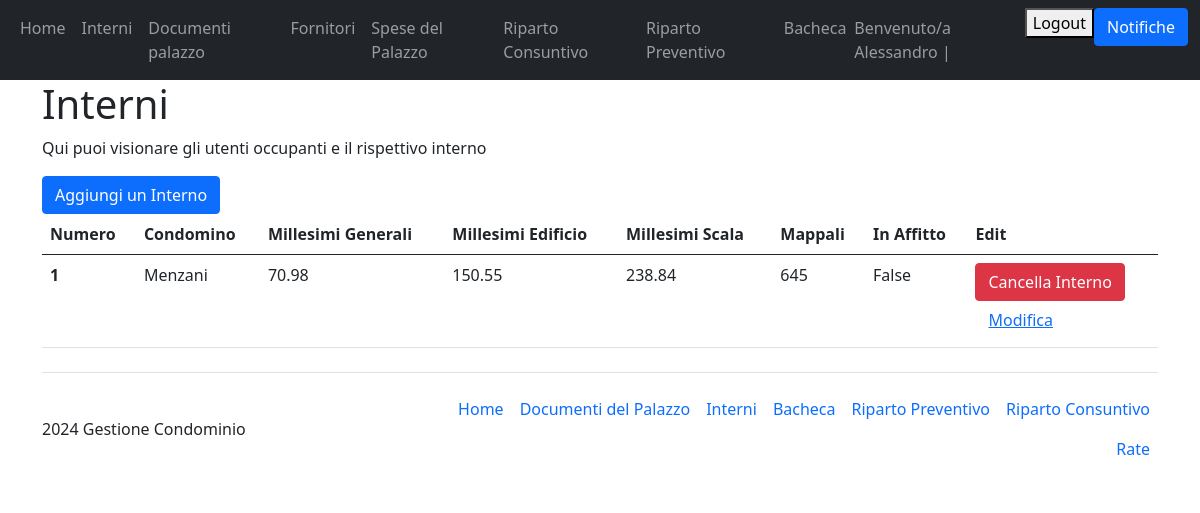
The app's page /interni (signed in) with its own data.
### Condominio/models.py (models this page shows, shortened)
class Interno(models.Model):
    condomino = models.ForeignKey(User, on_delete=models.PROTECT)
    palazzina = models.ForeignKey(Condominio, on_delete=models.PROTECT, default="Salgari")
    numero_interno = models.CharField(verbose_name="Numero Interno", max_length=50, primary_key=True)
    millesimi_generali = models.FloatField(verbose_name="Millesimi generali")
    millesimi_scala = models.FloatField(verbose_name="Millesimi Scala")
    millesimi_edificio=models.FloatField(verbose_name="Millesimi Edificio")
    in_affitto = models.BooleanField(verbose_name="In affitto")
    mappali = models.CharField(verbose_name="Mappali", max_length=100)
    class Meta:
        ordering = ["numero_interno"]
        verbose_name_plural = "Interni"

### Condominio/views.py (the view)
# urls.py: path('interni', views.interno, name="interni"),
@login_required(login_url="/login")
def interno(request):
    interni=Interno.objects.all()
    if request.method == "POST":
        interno_id = request.POST.get("interno-id")
        print(interno_id)
        interno=Interno.objects.filter(id=interno_id).first()
        if interno and (request.user.has_perm("main.delete_interno")):
            interno.delete()
    return render(request, 'Condominio_main/interni.html', {"interni":interni})

### Condominio/templates/Condominio_main/interni.html (shortened to what this page needs)
{% extends 'Condominio_main/base.html' %}
{% block content %}
<h1>Interni</h1>
<p>Qui puoi visionare gli utenti occupanti e il rispettivo interno</p>
<a class="btn btn-primary" href="/create_interno" role="button">Aggiungi un Interno</a>
<table class="table">
     <thead>
       <tr>
         <th scope="col">Numero</th>
         <th scope="col">Condomino</th>
         <th scope="col">Millesimi Generali</th>
         <th scope="col">Millesimi Edificio</th>
         <th scope="col">Millesimi Scala</th>
         <th scope="col">Mappali</th>
         <th scope="col">In Affitto</th>
         <th scope="col">Edit</th>
       </tr>
     </thead>
     <tbody>
         {% for interno in interni %}
         <tr>
             <th scope="row">{{interno.numero_interno}}</th>
             <td>{{interno.condomino.last_name}}</td>
             <td>{{interno.millesimi_generali}}</td>
             <td>{{interno.millesimi_edificio}}</td>
             <td>{{interno.millesimi_scala}}</td>
             <td>{{interno.mappali}}</td>
             <td>{{interno.in_affitto}}</td>
             <td>
                 {% if user == interno.author or perms.main.delete_interno %}
                 <form method="post">
                        <a href="{% url 'cancella_interno' pk=interno.pk %}" class="btn btn-danger">Cancella Interno</a>
                 </form>
                 <form method="post">
                        <a href="{% url 'edit_interno' pk=interno.pk %}" class="btn btn-link">Modifica</a>
                 </form>
                 {% endif %}
             </td>
         </tr>
         {% endfor %}
     </tbody>
 </table>
{% endblock %}

### Condominio/templates/Condominio_main/base.html (shortened to what this page needs)
<!DOCTYPE html>
<html lang="en">
<head>
    <link href="https://cdn.jsdelivr.net/npm/bootstrap@5.0.2/dist/css/bootstrap.min.css" rel="stylesheet">
    <link rel="stylesheet" href="https://cdn.jsdelivr.net/npm/bootstrap-icons@1.11.3/font/bootstrap-icons.min.css">
    {% load notifications_tags %}
</head>
<body>
    <nav class="navbar navbar-expand-lg navbar-dark bg-dark">
        <div class="container-fluid">
            <div>
                <ul class="navbar-nav">
                    <li class="nav-item">
                        <a class="nav-link" href="/home">Home</a>
                    </li>
                    {% if user.is_authenticated and  user.is_staff %}
                    <li class="nav-item">
                        <a class="nav-link" href="/interni">Interni</a>
                    </li>
                    {% endif %}
                    <li class="nav-item">
                        <a class="nav-link" href="/documenti_palazzo">Documenti palazzo</a>
                    </li>
                    {% if user.is_staff %}
                    <li class="nav-item">
                        <a class="nav-link" href="/fornitori">Fornitori</a>
                    </li>
                    {% endif %}
                    <li class="nav-item">
                        <a class="nav-link" href="/spesa">Spese del Palazzo</a>
                    </li>
                    <li class="nav-item">
                        <a class="nav-link" href="/riparto_consuntivo">Riparto Consuntivo</a>
                    </li>
                    <li class="nav-item">
                        <a class="nav-link" href="/riparto_preventivo">Riparto Preventivo</a>
                    </li>
                    <li class="nav-item">
                        <a class="nav-link" href="/bacheca">Bacheca</a>
                    </li>
                </ul>
            </div>
            <div>
                <ul class="navbar-nav">
                    {% if user.is_authenticated %}
                    {% if user.is_staff %}
                    <span class="navbar-text">Benvenuto/a {{user.first_name}} | </span>
                    {% else %}
                    <span class="navbar-text">Benvenuto/a <a href="{% url 'profilo' %}">{{user.first_name}}</a> | </span>
                    {% endif %}
                    <li class="nav-item">
                        <form action="{% url 'logout' %}" method="post">
                            <button type="submit">Logout</button>
                        </form>
                    </li>
                    <li class="nav-item">
                        <button class="btn btn-primary" type="button" data-bs-toggle="offcanvas" data-bs-target="#offcanvasRight" aria-controls="offcanvasRight">Notifiche</button>
                    </li>
                    {% else %}
                    <li class="nav-item">
                        <a class="nav-link" href="/login">Login</a>
                    </li>
                    {% endif %}
                </ul>
            </div>
        </div>
    </nav>
    <div class="container">
        {% block content %}
        {% endblock  %}
    </div>
    {% if user.is_authenticated and user.is_staff %}
    <div class="container" style="margin: auto auto 0 auto">
        <footer class="d-flex flex-wrap justify-content-between align-items-center py-3 my-4 border-top">
          <p class="col-md-4 mb-0 text-body-secondary"> 2024 Gestione Condominio </p>
          <ul class="nav col-md-8 justify-content-end">
            <li class="nav-item"><a href="/home" class="nav-link px-2 text-body-secondary">Home</a></li>
            <li class="nav-item"><a href="/documenti_palazzo" class="nav-link px-2 text-body-secondary">Documenti del Palazzo</a></li>
            <li class="nav-item"><a href="/interni" class="nav-link px-2 text-body-secondary">Interni</a></li>
            <li class="nav-item"><a href="/bacheca" class="nav-link px-2 text-body-secondary">Bacheca</a></li>
            <li class="nav-item"><a href="/riparto_preventivo" class="nav-link px-2 text-body-secondary">Riparto Preventivo</a></li>
            <li class="nav-item"><a href="/riparto_consuntivo" class="nav-link px-2 text-body-secondary">Riparto Consuntivo</a></li>
            <li class="nav-item"><a href="#" class="nav-link px-2 text-body-secondary">Rate</a></li>
          </ul>
        </footer>
    </div>
    {% endif %}
</body>
</html>

### records on screen
Interno: numero_interno "1", condomino.last_name "Menzani", millesimi_generali "70.98", millesimi_edificio "150.55", millesimi_scala "238.84", mappali "645", in_affitto "False"

### other values on screen
{{ user.first_name }} "Alessandro"
